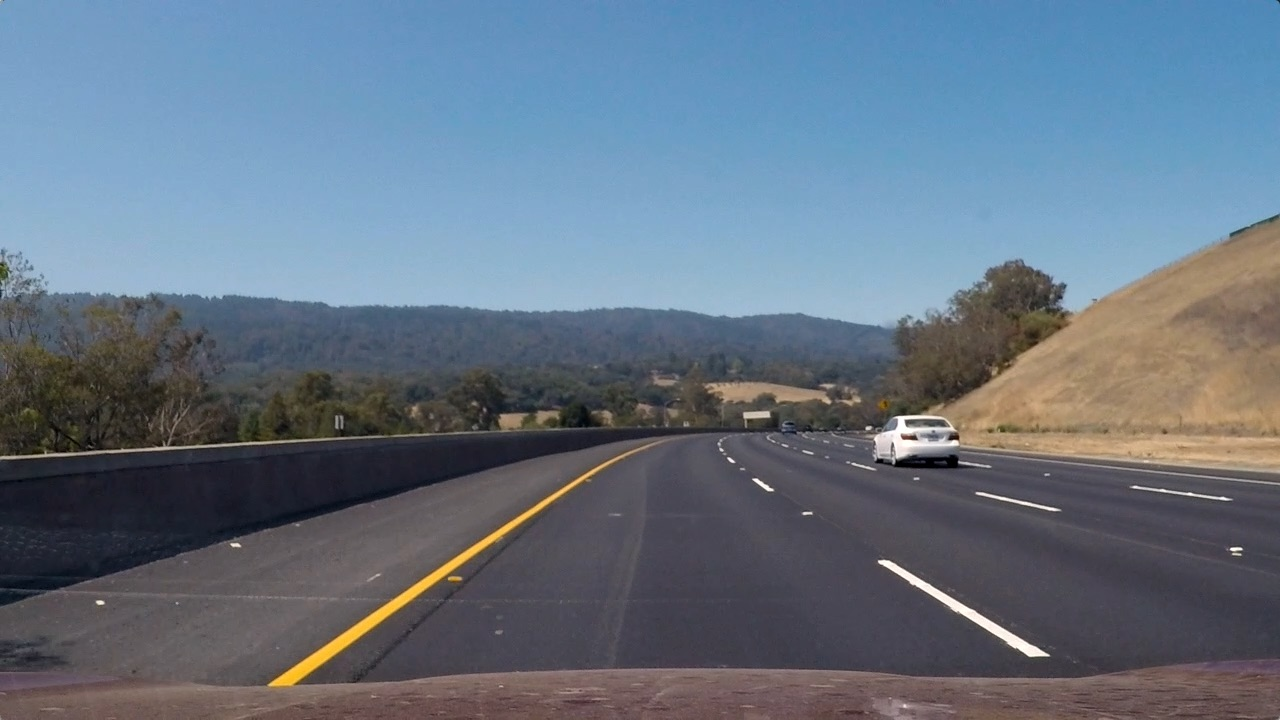
#> input picture test_images/test3.jpg, 1280 x 720 px
$ jupyter execute --allow-errors VehicleDetectionTracking.ipynb   (shell and % lines are left out)   (older library calls are emulated)
#> lines starting #> are read from the running program, lines starting #| are printed output that depends on the picture
### code/utils.py

# coding: utf-8

# In[1]:


import numpy as np
import cv2
from skimage.feature import hog


# In[2]:


class Image_processing:
    # [60 lines left out: functions __init__, calibration, not called in this run]

    def undistort(self,image):
        """
        Undistort camera's raw image

        :param image: orignial image
        """
        return cv2.undistort(image, self.mtx, self.dist, None, self.mtx)

    # [121 lines left out: functions birds_eye, inverse_birds_eye, single_color_detect, score_pixles, get_hog_features, bin_spatial and 1 more, not called in this run]

### code/VehicleDetectionTracking.ipynb
[cell 1]
import numpy as np
import cv2
import pickle
# import matplotlib.image as mpimg
from collections import deque
from skimage.feature import hog

from moviepy.editor import VideoFileClip
from scipy.ndimage.measurements import label

import matplotlib.pyplot as plt

# import utils
from utils import *

## Load camera for undistortion

[cell 2]
pickle_file = 'camera.p'

try:
    with open(pickle_file, 'rb') as pfile:
#> (reads code/camera.p from the repository)
#> (reads code/Classifier_9921.p from the repository)
        data = pickle.load(pfile)
        print(pickle_file,' Loaded...')
except Exception as e:
    print('Unable to Load data to', pickle_file, ':', e)
    raise

camera = data['camera']

## Load classifier

[cell 3]
pickle_file = 'Classifier_9921.p'
#> (the rest of this cell did not finish here and is left out)

## Define sliding windows function

[cell 4]
img = cv2.cvtColor(cv2.imread('../test_images/test3.jpg'),cv2.COLOR_BGR2RGB)

# Define a single function that can extract features using hog sub-sampling and make predictions
# [45 lines left out: function sliding_windows, not called in this run]

#> (the rest of this cell did not finish here and is left out)

## Define functions for finding cars

[cell 5]
# [123 lines left out: functions add_heat, apply_threshold, draw_labeled_bboxes, find_boxes_of_cars, not called in this run]

## Show result after sliding window

[cell 6]
img = cv2.cvtColor(cv2.imread('../test_images/test6.jpg'),cv2.COLOR_BGR2RGB)
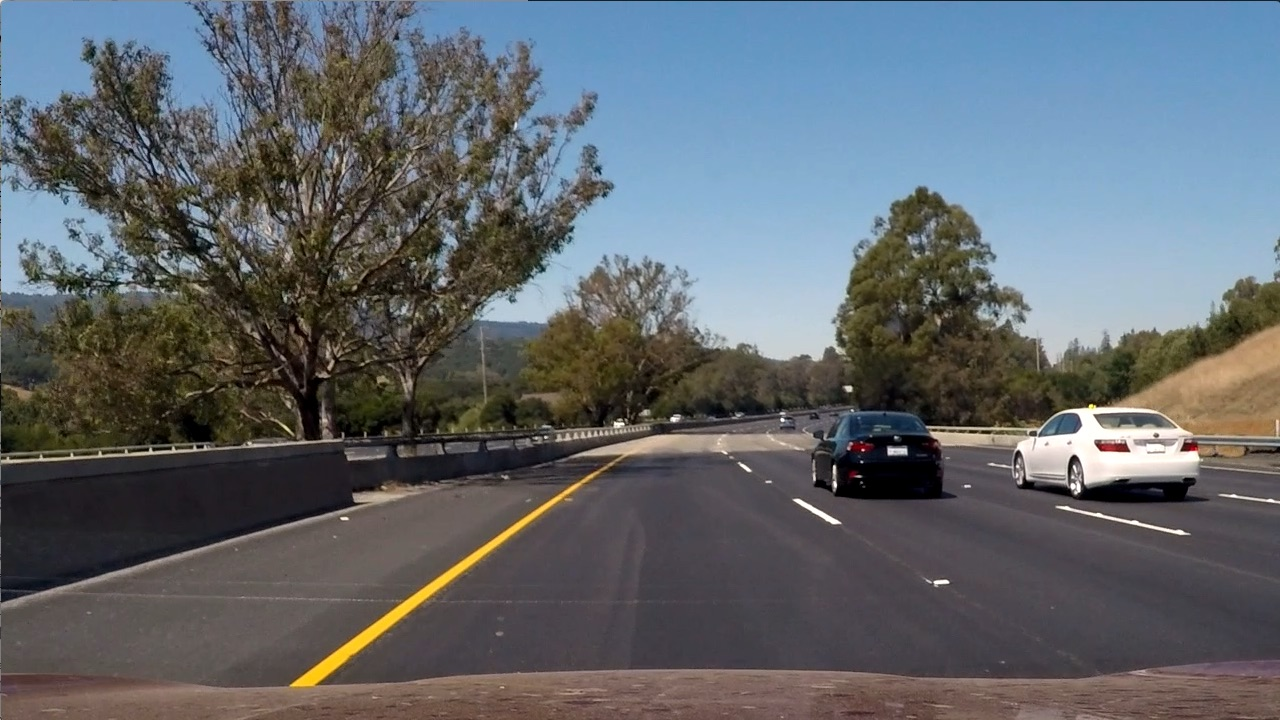
#> input picture test_images/test6.jpg, 1280 x 720 px
draw_img = camera.undistort(img)
#> in undistort, `return cv2.undistort(image, self.mtx, self.dist, None, self.mtx)`:
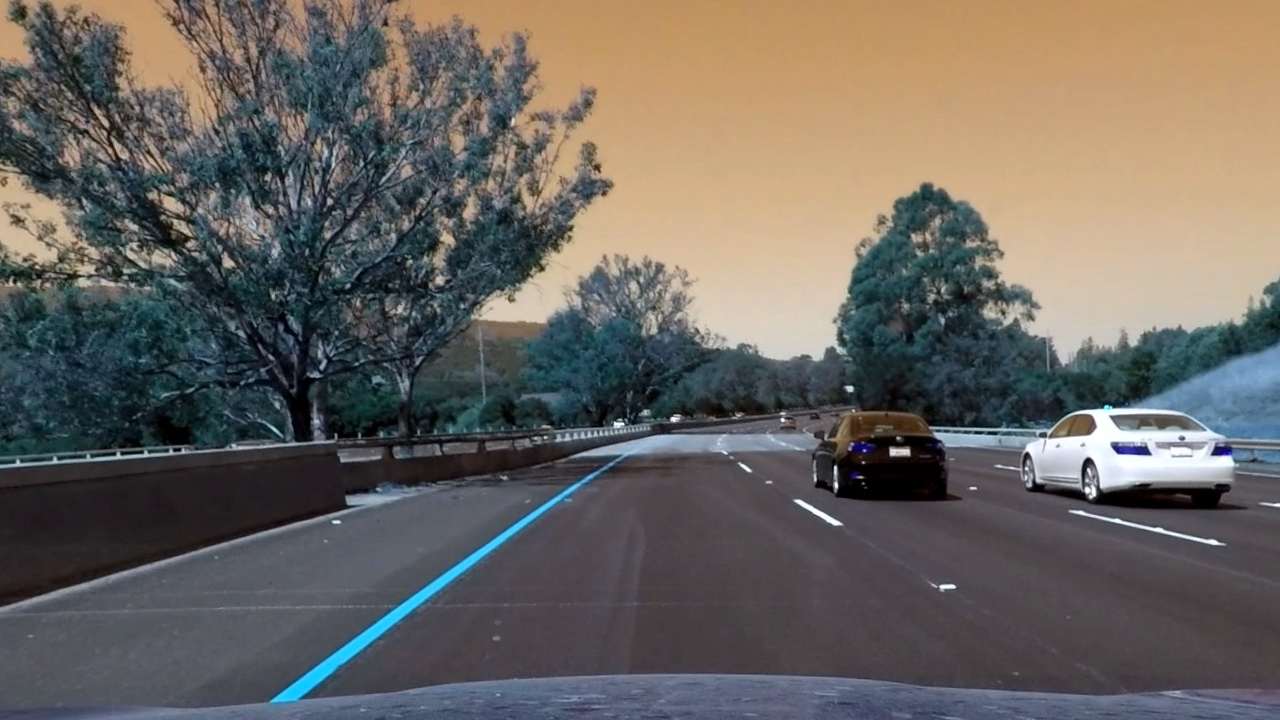
#> returned value: shape (720, 1280, 3); mean of channels 0, 1, 2 96.4, 101.5, 106.1; drawn as B, G, R

heat = np.zeros_like(draw_img[:,:,0]).astype(np.float)
box_list = []
#> (the rest of this cell did not finish here and is left out)
